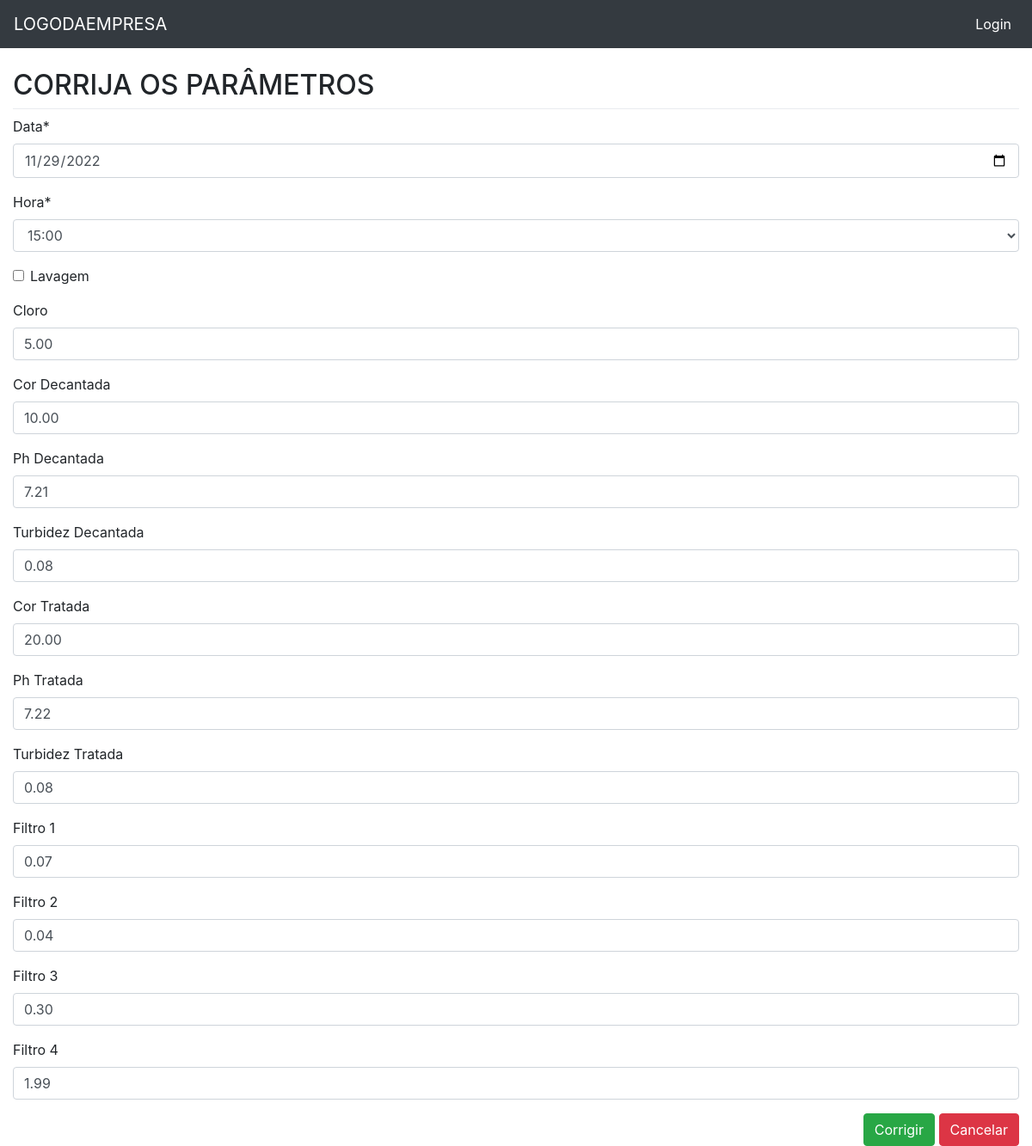
Page /eta_um/update/12 on the committed database.
### eta_um/models.py (models this page shows, shortened)
class EtaUm(models.Model):
    data = models.DateField('Data', auto_now=False, auto_now_add=False)
    hora = models.CharField(max_length=5, choices=HORA_CHOICE)
    lavagem = models.BooleanField('Lavagem', default=False, blank=True)
    cloro = models.DecimalField('Cloro', max_digits=4, decimal_places=2, blank=True, null=True)
    cor_d = models.DecimalField('Cor Decantada', max_digits=4, decimal_places=2, blank=True, null=True)
    ph_d = models.DecimalField('Ph Decantada', max_digits=4, decimal_places=2, blank=True, null=True)
    turbidez_d = models.DecimalField('Turbidez Decantada', max_digits=4, decimal_places=2, blank=True, null=True)
    cor_t = models.DecimalField('Cor Tratada', max_digits=4, decimal_places=2, blank=True, null=True)
    ph_t = models.DecimalField('Ph Tratada', max_digits=4, decimal_places=2, blank=True, null=True)
    turbidez_t = models.DecimalField('Turbidez Tratada', max_digits=4, decimal_places=2, blank=True, null=True)
    filtro1 = models.DecimalField('Filtro 1', max_digits=4, decimal_places=2, blank=True, null=True)
    filtro2 = models.DecimalField('Filtro 2', max_digits=4, decimal_places=2, blank=True, null=True)
    filtro3 = models.DecimalField('Filtro 3', max_digits=4, decimal_places=2, blank=True, null=True)
    filtro4 = models.DecimalField('Filtro 4', max_digits=4, decimal_places=2, blank=True, null=True)
    class Meta:
        ordering = ('-data',)
        verbose_name = 'ETA 1'
        verbose_name_plural = 'ETAS 1'

### eta_um/views.py (the view)
# urls.py: path('update/<int:pk>', v.eta_um_update, name='eta_um_update'),
def eta_um_update(request, pk):
    template_name = 'eta_um_update.html'
    obj = EtaUm.objects.get(pk=pk)
    form = EtaUmForm(request.POST or None, instance=obj)
    if request.method == 'POST':
        if form.is_valid():
            form.save()
            return HttpResponseRedirect(reverse('eta_um:eta_um_list'))
    context = {'form': form}
    return render(request, template_name, context)

### eta_um/forms.py
class EtaUmForm(forms.ModelForm):
    data = forms.DateField(
        label='Data',
        widget=forms.DateInput(
            format='%Y-%m-%d',
            attrs={
                'type': 'date'
            }),
        input_formats=('%Y-%m-%d',),
    )
    class Meta:
        model = EtaUm
        fields = '__all__'

### eta_um/templates/eta_um_update.html (shortened to what this page needs)
{% extends "base.html" %}
{% load static %}
{% load crispy_forms_tags %}
{% block content %}
    <h2>CORRIJA OS PARÂMETROS </h2>
    <div class="dropdown-divider"></div>
    <form action="" method="POST" >
    {{ form|crispy }}
    <span class="pull-right">
      <button type="submit" class="btn btn-success">Corrigir</button>
      <button type="reset" class="btn btn-danger" onclick="location.href = '{% url 'eta_um:eta_um_list' %}'">Cancelar</button>
    </span>
{% endblock %}

### core/static/css/style.css (style rules this page uses)
body { margin-top: 80px; }

### rows in the picture
EtaUm: data "11/29/2022", hora "15:00", cloro "5.00", cor_d "10.00", ph_d "7.21", turbidez_d "0.08", cor_t "20.00", ph_t "7.22", turbidez_t "0.08", filtro1 "0.07", filtro2 "0.04", filtro3 "0.30", filtro4 "1.99"
